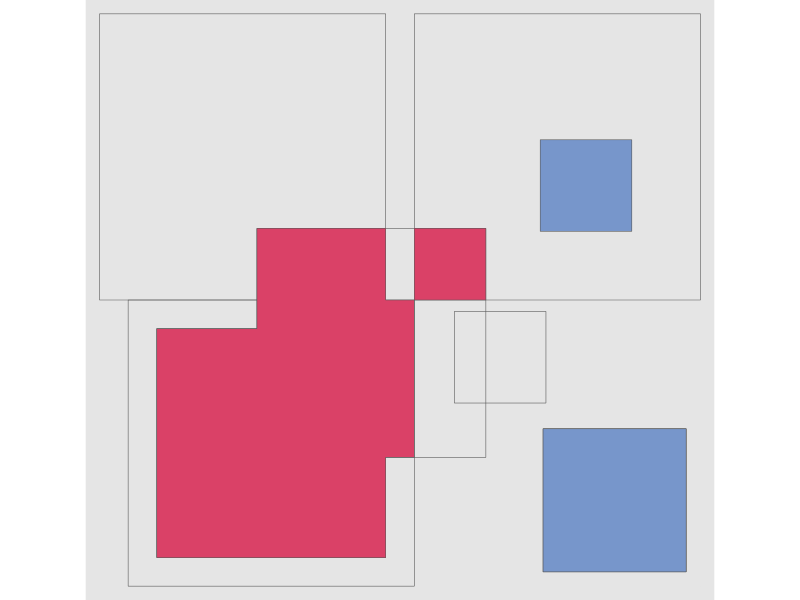

Recreate this plot in R. (Note: this script raises an error after producing the figure.)
library(sf)
library(ggplot2)

b0 = st_polygon(list(rbind(c(-1,-1), c(1,-1), c(1,1), c(-1,1), c(-1,-1))))
b1 = b0 + 2
b2 = b0 + c(-0.2, 2)

a0 = b0 * 0.8
a1 = a0 * 0.4 + c(1.6, 0.6)
a2 = a0 + 0.7
a3 = b0 * 0.5 + c(2.4, -0.4)
a4 = a1 + c(0.6, 1.2)

#join
x = st_sfc(b0, b1, b2)
y = st_sfc(a0,a1,a2,a3)
z = st_intersection(st_union(x),st_union(y))

ggplot() +
  geom_sf(data = x, fill = "transparent") +
  geom_sf(data = y, fill = "transparent") +
  geom_sf(data = z, fill = "#DA4167") +
  geom_sf(data = a3, fill = "#7796CB") +
  geom_sf(data = a4, fill = "#7796CB") +
  coord_sf(expand = FALSE) +
  theme_void() +
  theme(plot.background = element_rect(fill = "grey90", colour = "grey90"),
        panel.background = element_rect(fill = "grey90", colour = "grey90"),
        legend.position = "none",
        plot.margin = margin(10,10,10,10))

ggplot2::ggsave(filename = "2023/art/13_learn.png",
                width = 600,
                height = 600,
                unit = "px")
